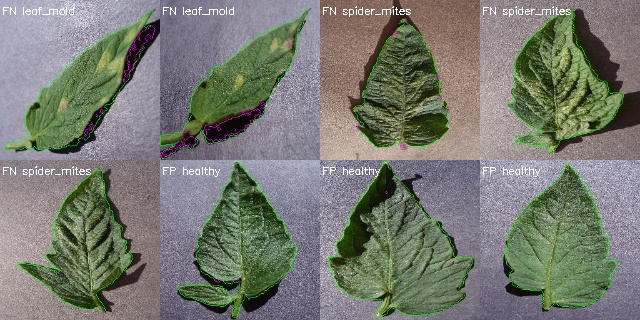
#> input picture experiments/classification/exp2/errors_test_subset.jpg, 640 x 320 px; its folder holds only this picture in this run
$ python -i segmentation.py   (imports and definitions only)
#> lines starting #> are read from the running program, lines starting #| are printed output that depends on the picture; after the words box and inside, x2 and y2 are one past the last pixel; in counts of white or black regions, pixels touching at a corner belong together
#> further down, picture is the input picture: shape (320, 640, 3); mean B, G, R 114, 122.9, 120.5
"""Segmentación clásica de la hoja frente al fondo (T03).

Todos los métodos reciben una imagen BGR ``uint8`` y devuelven una máscara ``uint8`` 0/255 del
mismo alto y ancho (255 = hoja). Ninguno usa aprendizaje: son técnicas del Tema 5 (umbralización,
Otsu, K-means, watershed) y de la práctica de segmentación (GrabCut, watershed con marcadores).

Convenciones de OpenCV que hay que recordar: las imágenes son BGR; en HSV de 8 bits H va de
0 a 179 (grados / 2) y S, V de 0 a 255; en Lab de 8 bits a* y b* están desplazados +128.
"""

from __future__ import annotations

from pathlib import Path

import cv2
import numpy as np
import pandas as pd

# --------------------------------------------------------------------------- utilidades


# [10 lines left out: function read_image, not called in this run]


def to_mask(binary: np.ndarray) -> np.ndarray:
    """Convierte cualquier matriz booleana o 0/1 en máscara ``uint8`` 0/255."""
    return np.where(binary, 255, 0).astype(np.uint8)


def ellipse_kernel(size: int) -> np.ndarray:
    """Elemento estructurante elíptico ``size × size`` (bordes de hoja redondeados)."""
    return cv2.getStructuringElement(cv2.MORPH_ELLIPSE, (size, size))


def channel(image_bgr: np.ndarray, name: str) -> np.ndarray:
    """Devuelve un canal ``uint8`` candidato para umbralizar la hoja.

    - ``S``: saturación de HSV. El fondo de PlantVillage es gris (poco saturado); la hoja,
      verde, amarilla o marrón, es saturada.
    - ``a``: a* de Lab invertido (255 − a*), alto en verde y bajo en rojo/marrón.
    - ``L``: luminosidad L* de Lab.
    - ``ExG``: exceso de verde 2G − R − B, reescalado a 0–255.
    """
#> called with name = 'S'
    if name == "S":
        return cv2.cvtColor(image_bgr, cv2.COLOR_BGR2HSV)[:, :, 1]
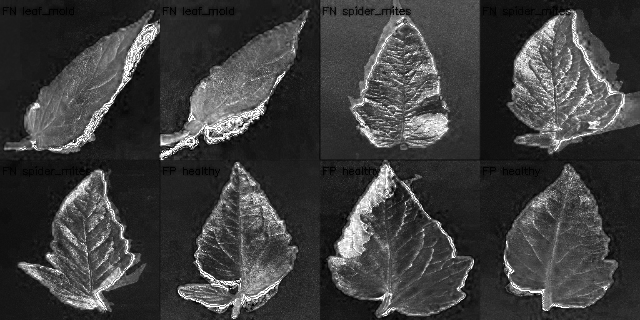
#> returned value: shape (320, 640); min 0, max 255, mean 61.7
    if name == "a":
        return 255 - cv2.cvtColor(image_bgr, cv2.COLOR_BGR2LAB)[:, :, 1]
    if name == "L":
        return cv2.cvtColor(image_bgr, cv2.COLOR_BGR2LAB)[:, :, 0]
    if name == "ExG":
        b, g, r = cv2.split(image_bgr.astype(np.int16))  # int16: 2G − R − B no cabe en uint8
        exg = 2 * g - r - b
        return cv2.normalize(exg, None, 0, 255, cv2.NORM_MINMAX).astype(np.uint8)
    raise ValueError(f"Canal desconocido: {name!r}")


# --------------------------------------------------------------------------- métodos


# [16 lines left out: function segment_hsv_green, not called in this run]


def segment_otsu(image_bgr: np.ndarray, channel_name: str = "S", blur: int = 5) -> np.ndarray:
    """M2 — Umbral global de Otsu sobre un canal (``cv2.threshold`` con ``THRESH_OTSU``).

    Técnica: umbralización global automática (Tema 5). Otsu elige el umbral que maximiza la
    varianza entre las dos clases del histograma, así que funciona si el canal es bimodal
    (hoja / fondo). El canal se elige con ``train`` (ver ``scripts/tune_segmentation.py``).
    Antes se suaviza con un filtro gaussiano para que el histograma sea menos ruidoso.
    En todos los canales de ``channel`` la hoja queda en la parte alta.
    """
    values = channel(image_bgr, channel_name)
    if blur > 1:
        values = cv2.GaussianBlur(values, (blur, blur), 0)
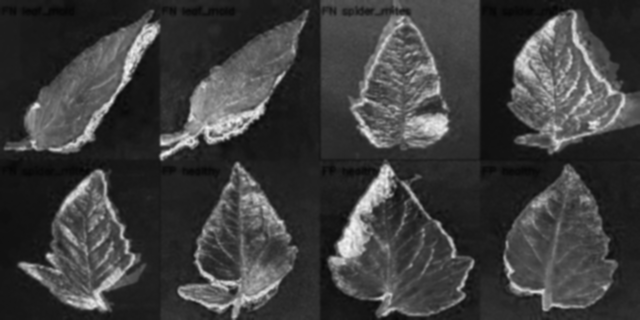
#> values: shape (320, 640); min 5, max 246, mean 61.7
    _, mask = cv2.threshold(values, 0, 255, cv2.THRESH_BINARY + cv2.THRESH_OTSU)
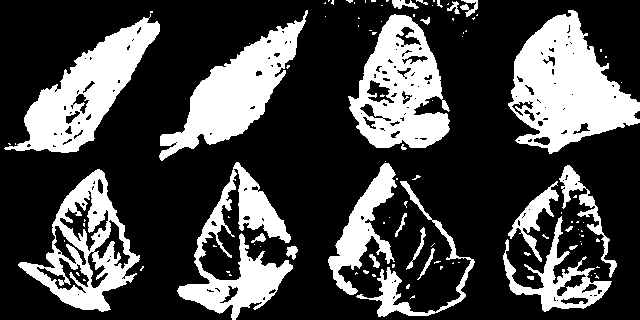
#> mask: shape (320, 640); 28.1% white; 109 white regions (82 under 20 px), largest, box (x1, y1, x2, y2) and area: (508, 10, 640, 154) 10446, (4, 14, 160, 153) 7929, (348, 14, 450, 148) 7746
    return mask


# [69 lines left out: functions segment_kmeans, segment_grabcut, not called in this run]


def segment_watershed(
    image_bgr: np.ndarray, channel_name: str = "S", erode: int = 9, dilate: int = 9
) -> np.ndarray:
    """M5 — Watershed con marcadores (``cv2.watershed``), como en la práctica.

    Técnica: watershed (Tema 5) con marcadores obtenidos de Otsu (M2): «hoja segura» = máscara
    erosionada, «fondo seguro» = complemento de la máscara dilatada, y la franja intermedia queda
    sin etiquetar. Watershed inunda desde los marcadores y coloca la frontera en los bordes de
    la imagen, que es donde de verdad termina la hoja.
    """
    init = segment_otsu(image_bgr, channel_name)
    sure_fg = cv2.erode(init, ellipse_kernel(erode))
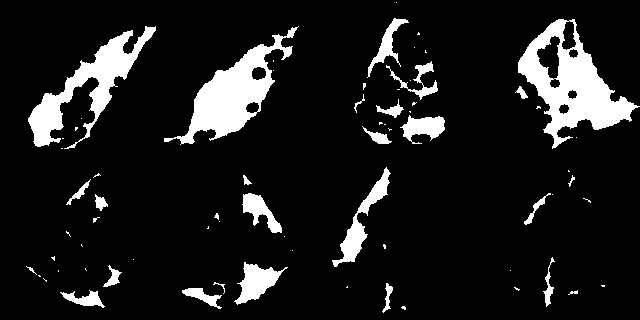
#> sure_fg: shape (320, 640); 10.9% white; 70 white regions (43 under 20 px), largest, box (x1, y1, x2, y2) and area: (518, 19, 640, 149) 6036, (164, 26, 299, 145) 4771, (28, 26, 156, 149) 4191
    sure_bg = cv2.dilate(init, ellipse_kernel(dilate)) == 0
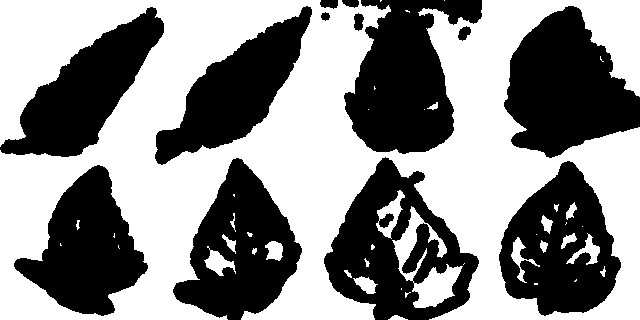
#> sure_bg: shape (320, 640) bool; 54.7% white; 13 black regions, largest, box (x1, y1, x2, y2) and area: (504, 6, 640, 158) 13226, (344, 0, 482, 154) 12815, (324, 157, 479, 320) 12236
    markers = np.zeros(init.shape, np.int32)
    markers[sure_bg] = 1
    markers[sure_fg > 0] = 2
    cv2.watershed(image_bgr, markers)  # las fronteras quedan con -1
    return to_mask(markers == 2)


METHODS = {
    "hsv_green": segment_hsv_green,
    "otsu": segment_otsu,
    "kmeans": segment_kmeans,
    "grabcut": segment_grabcut,
    "watershed": segment_watershed,
}


# --------------------------------------------------------------------------- postprocesado


# [138 lines left out: functions fill_holes, largest_component, postprocess, reference_mask, iou, dice and 5 more, not called in this run]

>>> import cv2
>>> picture = cv2.imread('../experiments/classification/exp2/errors_test_subset.jpg')
>>> result = segment_watershed(picture)
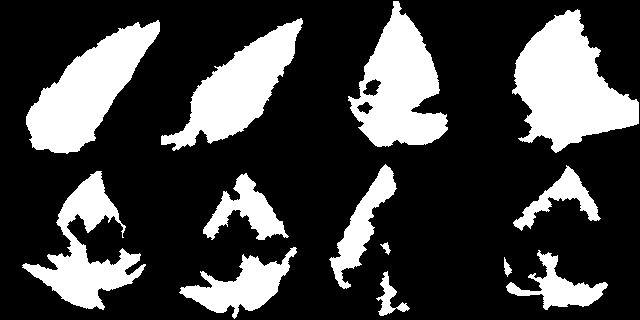
#> result: shape (320, 640); 25.6% white; 13 white regions, largest, box (x1, y1, x2, y2) and area: (512, 9, 639, 153) 10223, (26, 20, 160, 154) 8250, (348, 1, 448, 147) 8003

$ run again, on experiments/classification/exp2/errors_test_test_full.jpg
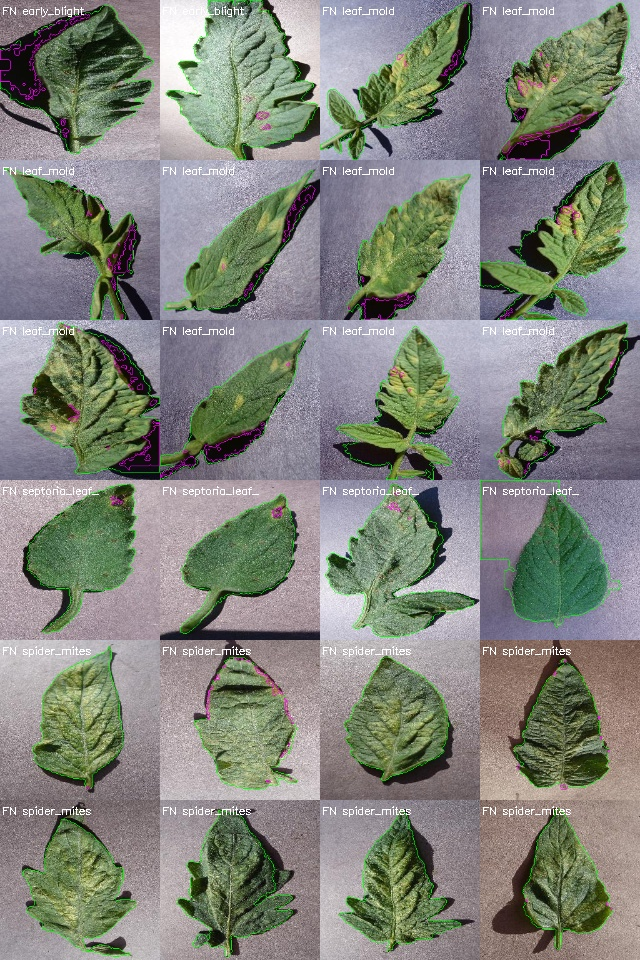
#> input picture experiments/classification/exp2/errors_test_test_full.jpg, 640 x 960 px
#> picture is the input picture: shape (960, 640, 3); mean B, G, R 123.5, 132.9, 129.5
#> in segment_otsu, `_, mask = cv2.threshold(values, 0, 255, cv2.THRESH_BINARY + cv2.THRESH..`:
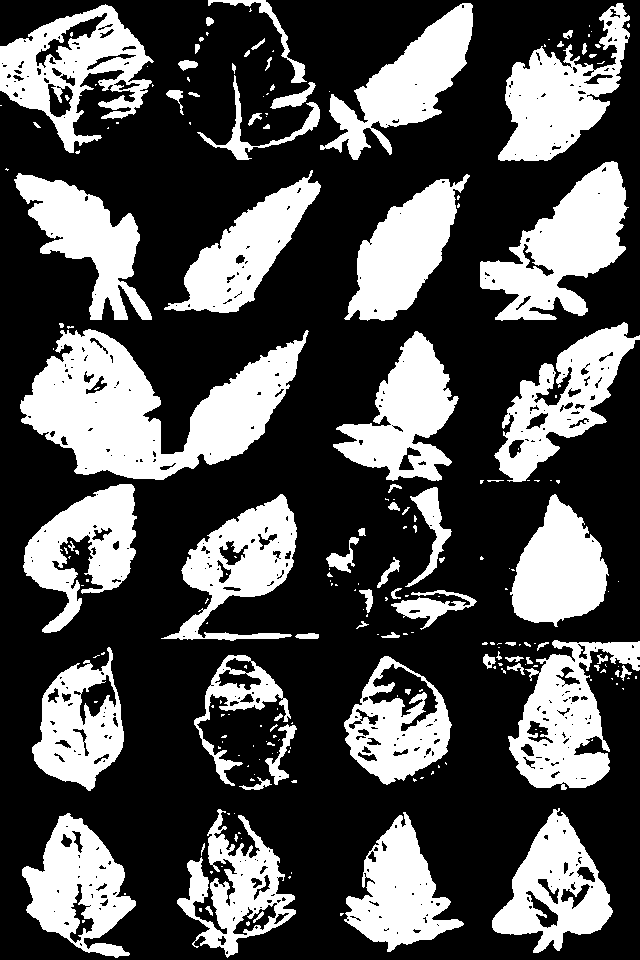
#> mask: shape (960, 640); 32.2% white; 227 white regions (149 under 20 px), largest, box (x1, y1, x2, y2) and area: (20, 329, 309, 480) 21823, (480, 161, 629, 321) 11410, (0, 4, 154, 153) 9847
#> sure_fg: shape (960, 640); 16.2% white; 187 white regions (103 under 20 px), largest, box (x1, y1, x2, y2) and area: (24, 336, 164, 476) 9191, (484, 165, 622, 312) 7352, (352, 184, 453, 317) 6893
#> sure_bg: shape (960, 640) bool; 53.6% white; 34 black regions, largest, box (x1, y1, x2, y2) and area: (16, 319, 313, 637) 38239, (329, 327, 481, 642) 18775, (478, 636, 640, 794) 16171
#> `result = segment_watershed(picture)`:
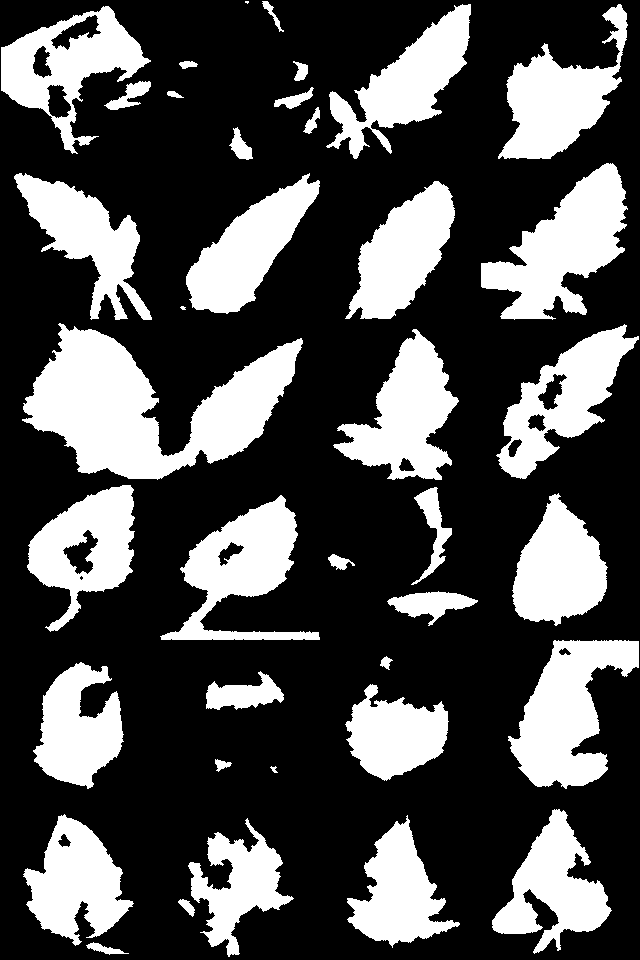
#> result: shape (960, 640); 30.4% white; 39 white regions (2 under 20 px), largest, box (x1, y1, x2, y2) and area: (22, 323, 303, 480) 21447, (481, 163, 628, 320) 11178, (508, 640, 639, 789) 10507

$ run again, on experiments/classification/exp2/errors_val.jpg
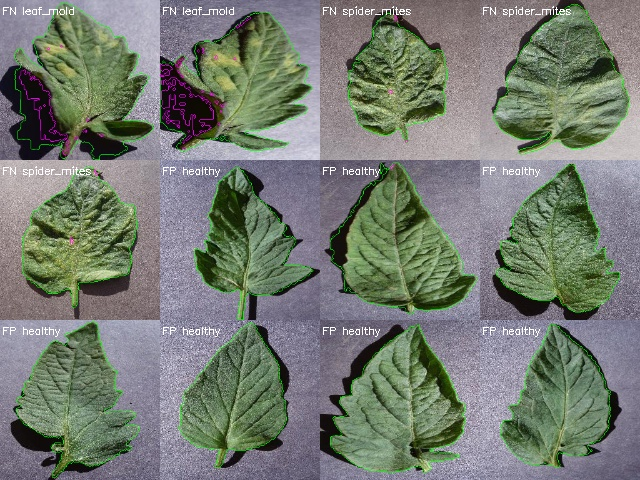
#> input picture experiments/classification/exp2/errors_val.jpg, 640 x 480 px
#> picture is the input picture: shape (480, 640, 3); mean B, G, R 114.4, 124.4, 117.6
#> in segment_otsu, `_, mask = cv2.threshold(values, 0, 255, cv2.THRESH_BINARY + cv2.THRESH..`:
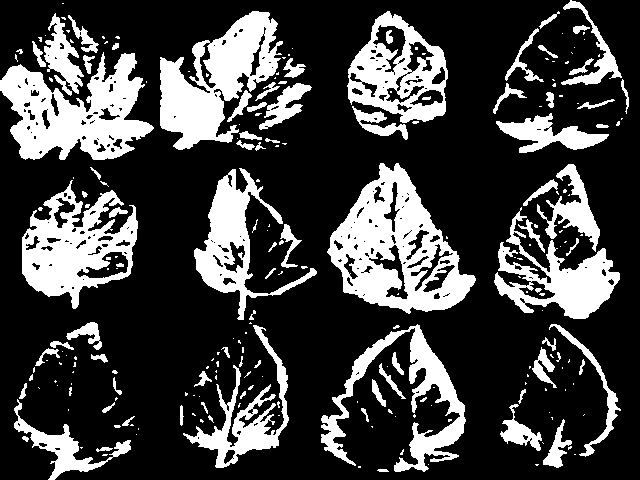
#> mask: shape (480, 640); 25.8% white; 236 white regions (149 under 20 px), largest, box (x1, y1, x2, y2) and area: (327, 163, 476, 314) 10794, (0, 52, 154, 160) 8941, (160, 11, 283, 150) 8390
#> sure_fg: shape (480, 640); 7% white; 136 white regions (80 under 20 px), largest, box (x1, y1, x2, y2) and area: (164, 64, 220, 146) 2487, (14, 102, 148, 156) 2006, (551, 254, 609, 315) 1809
#> sure_bg: shape (480, 640) bool; 52.9% white; 20 black regions, largest, box (x1, y1, x2, y2) and area: (0, 7, 316, 313) 45282, (176, 164, 321, 472) 20354, (323, 159, 480, 318) 15200
#> `result = segment_watershed(picture)`:
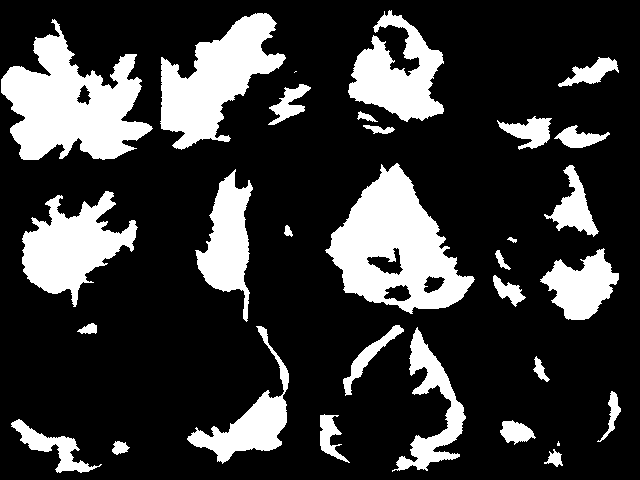
#> result: shape (480, 640); 22.1% white; 31 white regions (2 under 20 px), largest, box (x1, y1, x2, y2) and area: (325, 163, 475, 314) 11508, (1, 19, 153, 160) 11434, (160, 13, 286, 150) 8354
